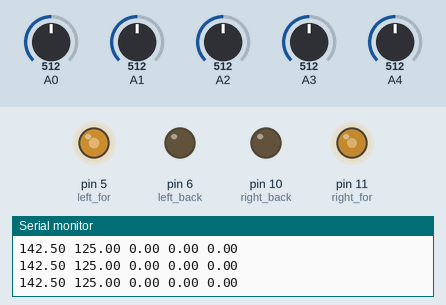
This sketch was run on a simulated Arduino Uno, built with avr-gcc and run on an emulated ATmega328P. Shown: output pins drawn as LEDs (lit = HIGH), the last lines printed to the serial monitor. Inputs (shaded band) come from the test bench; at power-on: A1 = 512, A3 = 512, A4 = 512, A2 = 512, A0 = 512.

Above: at 1.2 s.
1.3 s: A1 set to 484
At 3.43 s:
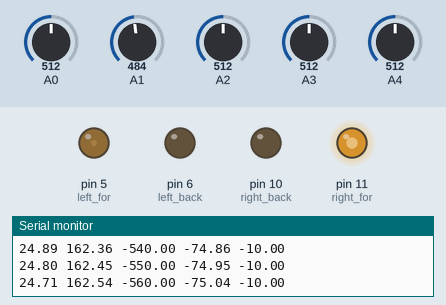
4.3 s: A3 set to 492
5.8 s: A4 set to 489
At 6.08 s:
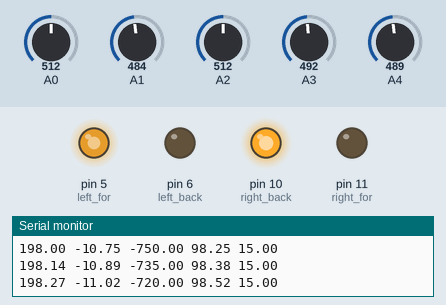
8.8 s: A2 set to 306
At 11.67 s:
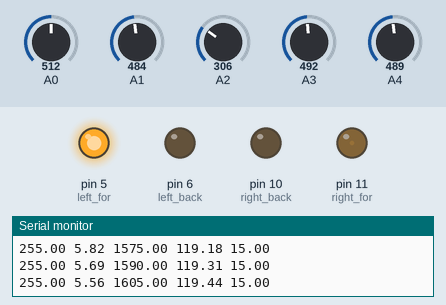
11.8 s: A3 set to 716
At 12.7 s:
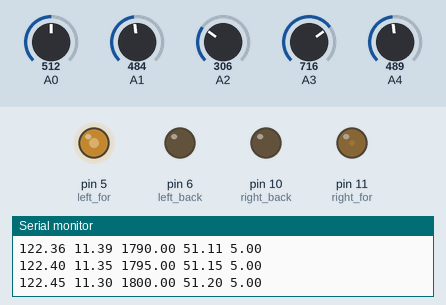
14.8 s: A0 set to 306
Timing chart, 0 to 23.5 s (numbered marks = the images above; inputs shaded):
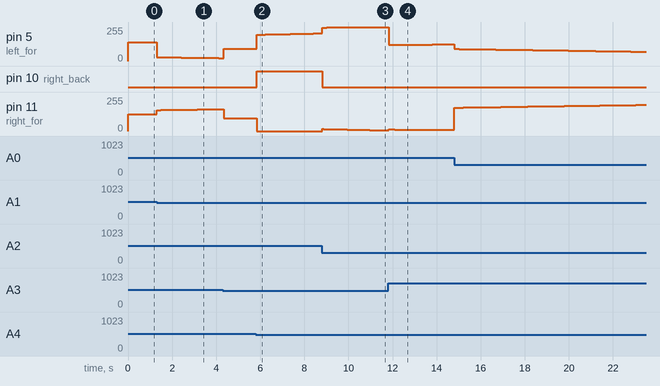

The sketch:

Test03.ino
```cpp
int ir[5];
int th = 500;


float i; int d;
float error;
int p_error = 0;

int val[5] = {-15,-10,0,10,15};
float pid_val ;

float sp_left = 125 + 17.5;
float sp_right = 125;
int shift = 0;
float left = sp_left ;
float right = sp_right ;
float gear1 = 0.7;
float gear2 = 0.5;
float gear3 = 0.5;

int kp = 5 + (sp_left+sp_right)/100;
float ki = 0.009;
float kd = 0.02;

int right_for = 11;
int left_for = 5;
int right_back = 10;
int left_back = 6;

//////////////////////////////////////////////////////////////////////////////////////////////////////////////////////////////////////////////
/////////////////////////////////////////////////////////////////////////////////////////////////////////////////////////////////////////////
///////// MAIN /////////////////
void setup() {
  Serial.begin(9600);
  pinMode(5,OUTPUT);pinMode(6,OUTPUT);pinMode(10,OUTPUT);pinMode(11,OUTPUT);
}

void loop() {
  getIR();
  PID();
  driver();
  delay(5);
  //Serial.print(ir[0]);Serial.print(ir[1]);Serial.print(ir[2]);Serial.print(ir[3]);Serial.println(ir[4]);
  //Serial.println(error);Serial.println(i);
}
//////////////////////////////////////////////////////////////////////////////////////////////////////////////////////////////////////////////
/////////////////////////////////////////////////////////////////////////////////////////////////////////////////////////////////////////////

////////////////////////////////////////////////////////////////////////////////////////////////////////////////////////////////////////////
/////// SENSOR ////////////////////////////////
int check(int val){
  if (val >= th){
    return 0;
  } else{
    return 1;
  }
}
int getIR(){
  for (int i=0;i<5;i++){
    ir[i] = analogRead(i);
  }
  for (int i=0;i<5;i++){
    ir[i] = check(ir[i]);
  }
}
//////////////////////////////////////////////////////////////////////////////////////////////////////////////////////////////////////////////////

////////////////////////////////////////////////////////////////////////////////////////////////////////////////////////////////////
///// PID ///////////////////////////////
float PID(){
  left = sp_left;
  right = sp_right;

  error = val[0]*ir[0] + val[1]*ir[1] + val[2]*ir[2] + val[3]*ir[3] + val[4]*ir[4];
  d = p_error - error;
  p_error = error;

  if ((ir[2] == 1) && (ir[2]*ir[1] == 0 && ir[2]*ir[3] == 0)){
    i = 0;
  }
  if ((left+i*ki)>0 && error<0){
    i = (i  + error);
  }else if ((right-i*ki)>0 && error>0){
    i = (i  + error);
  }

  pid_val = (error * kp + i * ki + d * kd);

  if (i<-30000){
    i = -30000;
  }
  if (pid_val<-30000){
    pid_val = -30000;
  }
  if (i>30000){
    i = 30000;
  }
  if (pid_val>30000){
    pid_val = 30000;
  }
}
/////////////////////////////////////////////////////////////////////////////////////////////////////

///////////////////////////////////////////////////////////////////////////////////////////////////////////////////////////////
void driver(){
    gear();
    left = sp_left;
    right = sp_right;

   ////////////////////////////////////////////////////////////////////////////
   left = left + pid_val  ;
   right = right - pid_val ;
     if (ir[0] == 1 && ir[1] == 1){
      //
     } else if (ir[1] == 1 && ir [2] == 1){
      //
     }
     else if (ir[0] == 1 && left < 0){
            left = 0;
     }
     else if (ir[1] == 1 && left < 0){
            left = 0;
     }
     if (ir[4] == 1 && ir[3] == 1){
      //
     } else if (ir[3] == 1 && ir [2] == 1){
      //
     }
     else if (ir[4] == 1 && right < 0){
            right = 0;
     }
     else if (ir[3] == 1 && right < 0){
            right = 0;
      }
     ///////////////////////////////////////////////////////////////////

     if (left > 255){
      left = 255;
     }else if(left < -255){
      left = -255;
     }
     if (right > 255){
      right = 255;
     }else if(right < -255){
      right = -255;
     }

     if (left>0){
       analogWrite(left_for,left);
       analogWrite(left_back,0);
     } else if(left<0){
       analogWrite(left_back,-left);
       analogWrite(left_for,0);
     }
     if (right>0){
       analogWrite(right_for,right);
       analogWrite(right_back,0);
     } else if(right<0){
       analogWrite(right_back,right);
       analogWrite(right_for,0);
     }

 Serial.print(left);Serial.print(' ');Serial.print(right);Serial.print(' ');Serial.print(i);Serial.print(' ');Serial.print(pid_val);Serial.print(' ');Serial.println(error);

 }
/////////////////////////////////////////////////////////////////////////////////////////////////////////////////////////////////////////////////////////////////////////////

void gear(){
  sp_left = 125 + 17.5;
  sp_right = 125;
  if ((ir[1] == 1 || ir[3] == 1) && (ir[2]*ir[1] == 0 && ir[2]*ir[3] == 0 )){
    sp_left = sp_left * gear1;
    sp_right = sp_right * gear1;
  } else if ((ir[0] == 1 || ir[4] == 1) && (ir[0]*ir[1] == 0 && ir[4]*ir[3] == 0 )){
    sp_left = sp_left * gear2;
    sp_right = sp_right * gear2;
  }
}
```

Measured:
- the behaviour switches between 500 and 499 on A1 (found by bisection; images 0 and 1)
- the behaviour switches between 500 and 499 on A4 (found by bisection; images 1 and 2)
- after the input at 1.3 s, pin 5 (left_for): moves from 142/255 to 22/255 over 2.8 s, starting at once; pin 11 (right_for): moves from 125/255 to 164/255 over 2.7 s, starting at once
- after the input at 5.8 s, pin 5 (left_for): moves from 92/255 to 208/255 over 2.9 s, starting at once; pin 10 (right_back): LOW → HIGH at once; pin 11 (right_for): 94/255 → 0/255 at once
- after the input at 8.8 s, pin 10 (right_back): HIGH → LOW at once
- after the input at 11.8 s, pin 5 (left_for): 255/255 → 121/255 at once, → 122/255 0.45 s later, → 123/255 0.79 s later, → 124/255 0.75 s later, … (5 changes in this stretch); pin 10 (right_back): stays LOW (without the input it goes to HIGH after 1.5 s)
